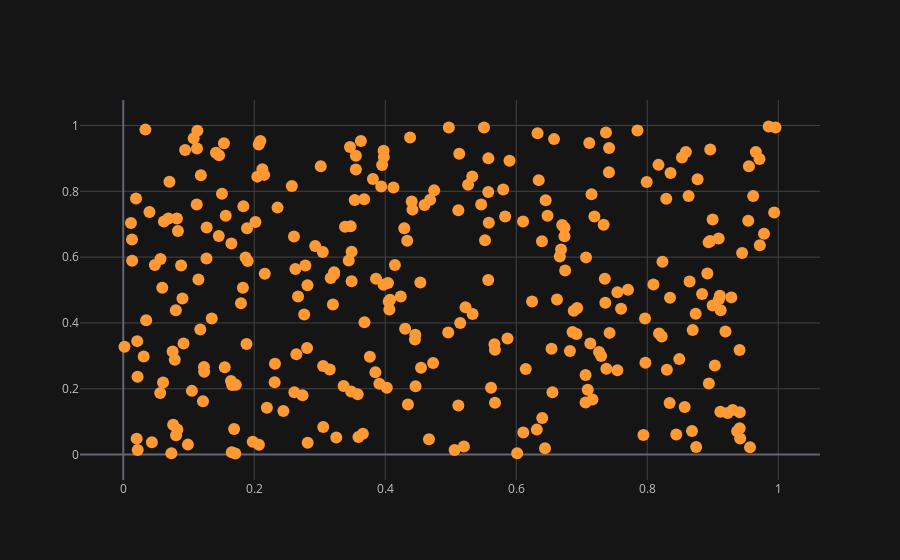

This figure's notebook cell:
### Code cell
df.iplot(x='a',y='b',mode='markers')

### Figure 1 — Plotly figure (JSON) as saved in the notebook; plotly's stock layout.template omitted (floating-point values rounded to 4 significant figures; data arrays with more than 128 entries replaced by an {"elided": "..."} marker saying what was removed)
{"data": [{"line": {"color": "rgba(255, 153, 51, 1.0)", "dash": "solid", "shape": "linear", "width": 1.3}, "marker": {"size": 12, "symbol": "circle"}, "mode": "markers", "name": "b", "text": "", "type": "scatter", "x": {"elided": "300 float values"}, "y": {"elided": "300 float values"}}], "layout": {"legend": {"bgcolor": "#151516", "font": {"color": "#D9D9D9"}}, "paper_bgcolor": "#151516", "plot_bgcolor": "#151516", "title": {"font": {"color": "#D9D9D9"}}, "xaxis": {"gridcolor": "#434343", "showgrid": true, "tickfont": {"color": "#C2C2C2"}, "title": {"font": {"color": "#D9D9D9"}, "text": ""}, "zerolinecolor": "#666570"}, "yaxis": {"gridcolor": "#434343", "showgrid": true, "tickfont": {"color": "#C2C2C2"}, "title": {"font": {"color": "#D9D9D9"}, "text": ""}, "zerolinecolor": "#666570"}}}
